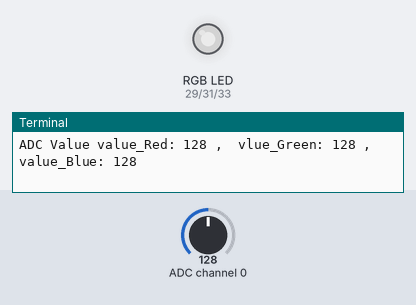
Bench run of a program on a simulated Raspberry Pi (header pin numbers). On the bench: an RGB LED mixed from three pins (HIGH = lit), the last lines printed to the terminal. The test bench sets the inputs (shaded band); at power-on: ADC channel 0 = 128 (analog values on the 0–255 scale). Dim RGB values are drawn brighter than linear.

Above: at 1.2 s.
1.3 s: ADC channel 0 set to 76
At 2.5 s:
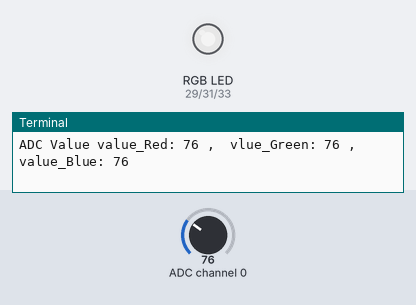
2.8 s: ADC channel 0 set to 30
At 3.5 s:
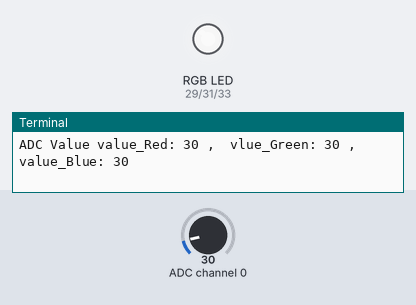
4.3 s: ADC channel 0 set to 127
At 4.9 s:
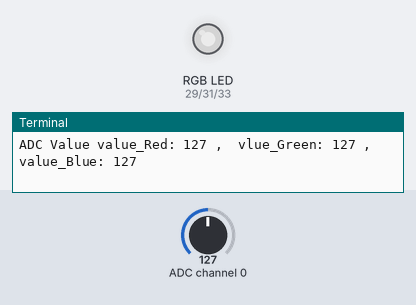
5.8 s: ADC channel 0 set to 224
At 7.0 s:
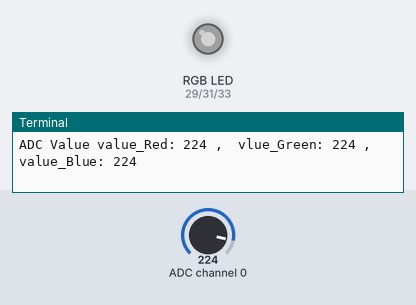
7.3 s: ADC channel 0 set to 255
At 8.2 s:
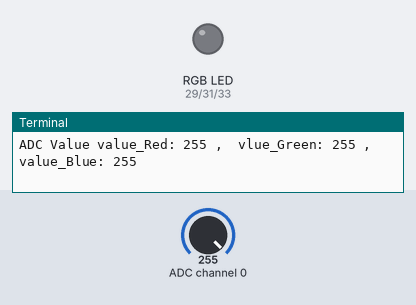
8.8 s: ADC channel 0 set to 178
At 9.3 s:
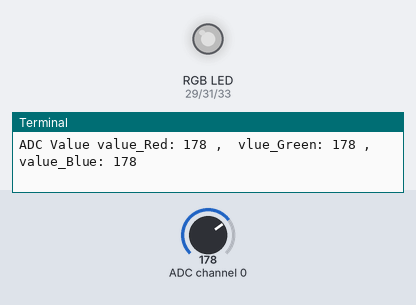
Timing chart, 0 to 11.3 s (numbered marks = the images above; inputs shaded):
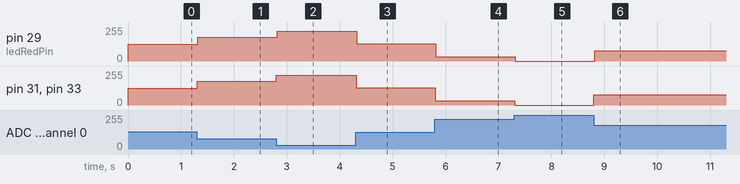

Measured:
- after the input at 1.3 s, pin 29 (ledRedPin), pin 31 (ledGreenPin), pin 33 (ledBluePin): 127/255 → 179/255 at once
- after the input at 2.8 s, pin 29 (ledRedPin), pin 31 (ledGreenPin), pin 33 (ledBluePin): 179/255 → 225/255 at once
- after the input at 4.3 s, pin 29 (ledRedPin), pin 31 (ledGreenPin), pin 33 (ledBluePin): 225/255 → 128/255 at once
- after the input at 5.8 s, pin 29 (ledRedPin), pin 31 (ledGreenPin), pin 33 (ledBluePin): 128/255 → 31/255 at once
- after the input at 7.3 s, pin 29 (ledRedPin), pin 31 (ledGreenPin), pin 33 (ledBluePin): 31/255 → 0/255 at once
- after the input at 8.8 s, pin 29 (ledRedPin), pin 31 (ledGreenPin), pin 33 (ledBluePin): 0/255 → 77/255 at once

The program:

ColorfulSoftlight.py
```python
#!/usr/bin/env python3
#############################################################################
# Filename    : Softlight.py
# Description : Control RGBLED with Potentiometer
# Author      : www.freenove.com
# modification: 2021/1/1
########################################################################
import RPi.GPIO as GPIO
import time
from ADCDevice import *

ledRedPin = 29      # define 3 pins for RGBLED
ledGreenPin = 31
ledBluePin = 33
adc = ADCDevice(0x48) # Define an ADCDevice class object

def setup():
    global adc
    if(adc.detectI2C(0x48)): # Detect the pcf8591.
        adc = ADS7830(0x48)
    else:
        print("No correct I2C address found, \n"
        "Please use command 'i2cdetect -y 1' to check the I2C address! \n"
        "Program Exit. \n");
        exit(-1)

    global p_Red,p_Green,p_Blue
    GPIO.setmode(GPIO.BOARD)
    GPIO.setup(ledRedPin,GPIO.OUT)      # set RGBLED pins to OUTPUT mode
    GPIO.setup(ledGreenPin,GPIO.OUT)
    GPIO.setup(ledBluePin,GPIO.OUT)

    p_Red = GPIO.PWM(ledRedPin,1000)    # configure PMW for RGBLED pins, set PWM Frequence to 1kHz
    p_Red.start(0)
    p_Green = GPIO.PWM(ledGreenPin,1000)
    p_Green.start(0)
    p_Blue = GPIO.PWM(ledBluePin,1000)
    p_Blue.start(0)

def loop():
    while True:
        value_Red = adc.analogRead(4)       # read ADC value of 3 potentiometers
        value_Green = adc.analogRead(3)
        value_Blue = adc.analogRead(2)
        p_Red.ChangeDutyCycle(100-value_Red*100/255)  # map the read value of potentiometers into PWM value and output it
        p_Green.ChangeDutyCycle(100-value_Green*100/255)
        p_Blue.ChangeDutyCycle(100-value_Blue*100/255)

        # print read ADC value
        print ('ADC Value value_Red: %d ,\tvlue_Green: %d ,\tvalue_Blue: %d'%(value_Red,value_Green,value_Blue))
        time.sleep(0.01)

def destroy():
    adc.close()
    GPIO.cleanup()

if __name__ == '__main__': # Program entrance
    print ('Program is starting ... ')
    setup()
    try:
        loop()
    except KeyboardInterrupt: # Press ctrl-c to end the program.
        destroy()
```

ADCDevice.py
```python
#!/usr/bin/env python3
########################################################################
# Filename    : ADCDevice.py
# Description : Freenove ADC Module library.
# Author      : www.freenove.com
# modification: 2020/04/21
########################################################################

import smbus

class ADCDevice(object):
    def __init__(self,addr):
        self.cmd = 0
        self.address = addr
        self.bus=smbus.SMBus(1)
        # print("ADCDevice init")

    def detectI2C(self,addr):
        try:
            self.bus.write_byte(addr,0)
            print("Found device in address 0x%x"%(addr))
            return True
        except:
            print("Not found device in address 0x%x"%(addr))
            return False

    def close(self):
        self.bus.close()

class PCF8591(ADCDevice):
    def __init__(self,addr):
        super(PCF8591, self).__init__(addr)
        self.cmd = 0x40     # The default command for PCF8591 is 0x40.
        self.address = addr # 0x48 is the default i2c address for PCF8591 Module.

    def analogRead(self, chn): # PCF8591 has 4 ADC input pins, chn:0,1,2,3
        value = self.bus.read_byte_data(self.address, self.cmd+chn)
        value = self.bus.read_byte_data(self.address, self.cmd+chn)
        return value

    def analogWrite(self,value): # write DAC value
        self.bus.write_byte_data(address,cmd,value)

class ADS7830(ADCDevice):
    def __init__(self,addr):
        super(ADS7830, self).__init__(addr)
        self.cmd = 0x84
        self.address = addr # 0x4b is the default i2c address for ADS7830 Module.

    def analogRead(self, chn): # ADS7830 has 8 ADC input pins, chn:0,1,2,3,4,5,6,7
        value = self.bus.read_byte_data(self.address, self.cmd|(((chn<<2 | chn>>1)&0x07)<<4))
        return value
```
